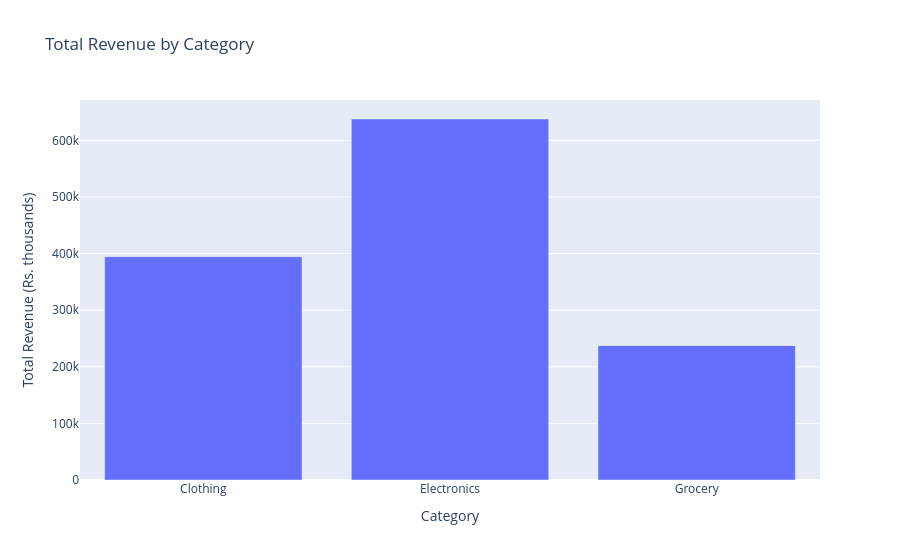

Here is the notebook cell this chart was saved with:
### Code cell
category_revenue = clean.groupby(
    "Category", as_index=False
)["Revenue"].sum()

fig_b = px.bar(
    category_revenue,
    x="Category",
    y="Revenue",
    title="Total Revenue by Category"
)

fig_b.update_layout(
    xaxis_title="Category",
    yaxis_title="Total Revenue (Rs. thousands)"
)

fig_b.show()

### Figure 1 — Plotly figure (JSON) as saved in the notebook; plotly's stock layout.template omitted (floating-point values rounded to 4 significant figures)
{"data": [{"hovertemplate": "Category=%{x}<br>Revenue=%{y}<extra></extra>", "legendgroup": "", "marker": {"color": "#636efa", "pattern": {"shape": ""}}, "name": "", "orientation": "v", "showlegend": false, "textposition": "auto", "type": "bar", "x": ["Clothing", "Electronics", "Grocery"], "xaxis": "x", "y": [394600.0, 637800.0, 237400.0], "yaxis": "y"}], "layout": {"barmode": "relative", "legend": {"tracegroupgap": 0}, "title": {"text": "Total Revenue by Category"}, "xaxis": {"anchor": "y", "domain": [0, 1], "title": {"text": "Category"}}, "yaxis": {"anchor": "x", "domain": [0, 1], "title": {"text": "Total Revenue (Rs. thousands)"}}}}
